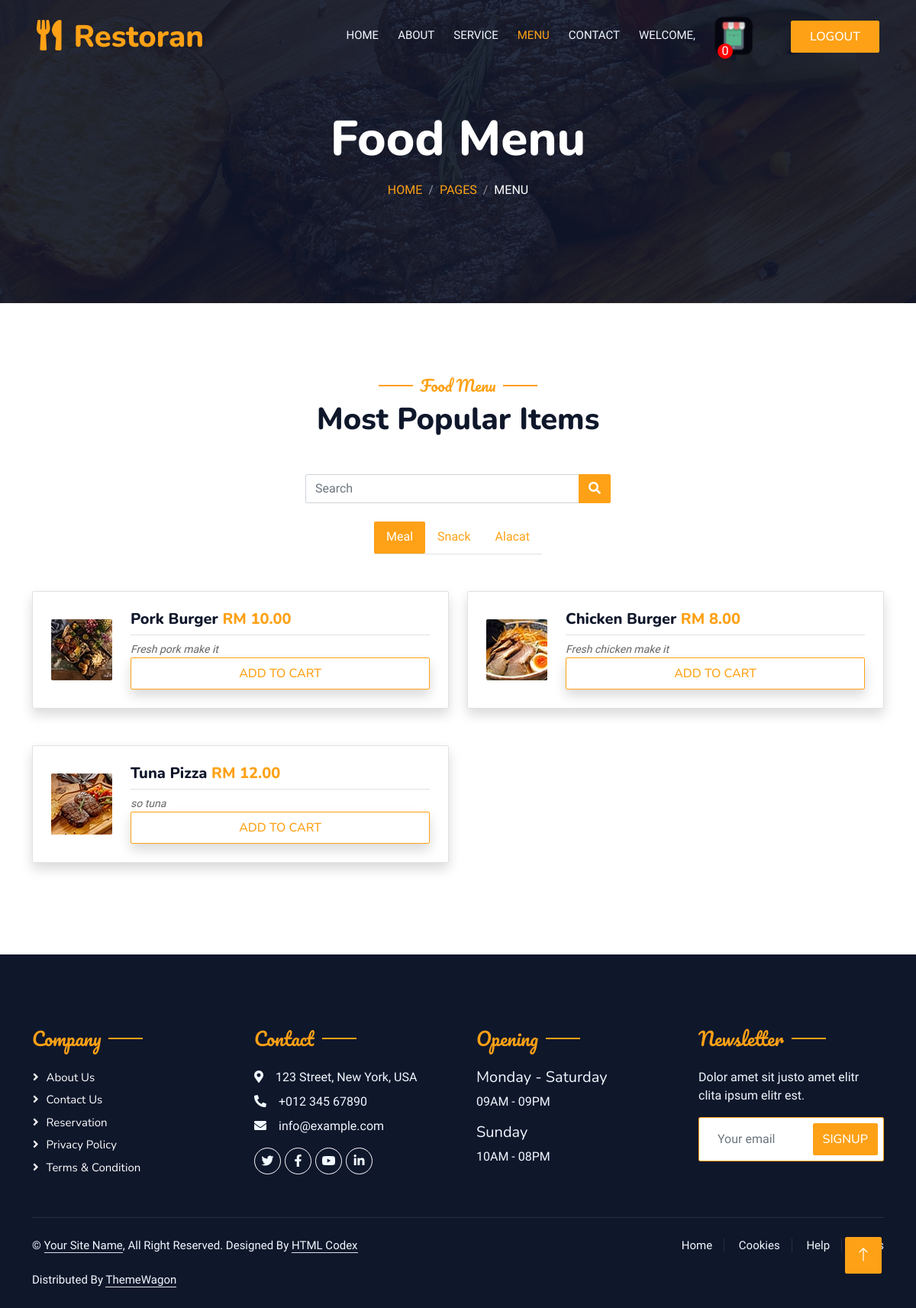
The page /log_menu.php on the database its author committed.
### tables this page shows
CREATE TABLE `category` (
  `cat_id` int(200) NOT NULL,
  `cat_name` varchar(200) NOT NULL,
  `cat_type` varchar(60) NOT NULL
);

CREATE TABLE `menu` (
  `food_id` int(11) NOT NULL,
  `food_img` varchar(255) NOT NULL,
  `food_name` varchar(100) NOT NULL,
  `food_price` double NOT NULL,
  `food_type` varchar(50) NOT NULL,
  `food_description` varchar(200) NOT NULL,
  `food_delete` int(10) NOT NULL DEFAULT 0
);

### log_menu.php (the view, shortened to what this page needs)
<?php include ("connection_sql.php") ?>
<!DOCTYPE html>
<html lang="en">
<head>
    <link href="https://cdnjs.cloudflare.com/ajax/libs/font-awesome/5.10.0/css/all.min.css" rel="stylesheet">
    <link href="https://cdn.jsdelivr.net/npm/bootstrap-icons@1.4.1/font/bootstrap-icons.css" rel="stylesheet">
    <link href="lib/animate/animate.min.css" rel="stylesheet">
    <link href="lib/owlcarousel/assets/owl.carousel.min.css" rel="stylesheet">
    <link href="lib/tempusdominus/css/tempusdominus-bootstrap-4.min.css" rel="stylesheet" />
    <link href="css/bootstrap.min.css" rel="stylesheet">
    <link href="css/style.css" rel="stylesheet">
    <link href="css/test.css" rel="stylesheet">
    <link href="css/popup.css" rel="stylesheet">
</head>
<?php
    $uid = isset($_GET['userID']) ? $_GET['userID'] : null;
    $sql = "SELECT COUNT(*) AS totalRows FROM cart WHERE cart.user_id = '$uid' and cart_food_delete = '1'";
    $result = mysqli_query($connect, $sql);
    if ($result)
    {
        $row = mysqli_fetch_assoc($result);
        $totalRows = $row['totalRows'];
    }
    $user = "SELECT * FROM users WHERE id = '$uid'";
    $user_result = mysqli_query($connect, $user);
    $row_user = mysqli_fetch_assoc($user_result);
?>
<body class="all">
    <div class="container-xxl bg-white p-0">
        <div class="container-xxl position-relative p-0">
            <nav class="navbar navbar-expand-lg navbar-dark bg-dark px-4 px-lg-5 py-3 py-lg-0">
                <a href="" class="navbar-brand p-0">
                    <h1 class="text-primary m-0"><i class="fa fa-utensils me-3"></i>Restoran</h1>
                </a>
                <div class="collapse navbar-collapse" id="navbarCollapse">
                    <div class="navbar-nav ms-auto py-0 pe-4">
                        <a href="log_index.php?userID=<?php echo $uid; ?>" class="nav-item nav-link">Home</a>
                        <a href="log_about.php?userID=<?php echo $uid; ?>" class="nav-item nav-link">About</a>
                        <a href="log_service.php?userID=<?php echo $uid; ?>" class="nav-item nav-link">Service</a>
                        <a href="log_menu.php?userID=<?php echo $uid; ?>" class="nav-item nav-link active">Menu</a>
                        <a href="log_contact.php?userID=<?php echo $uid; ?>" class="nav-item nav-link">Contact</a>
                        <a href="login/p_profile.php?userID=<?php echo $uid?>" class="nav-item nav-link ">WELCOME, <?php echo $row_user["name"]; ?></a>
                        <img class="carticon btn py-2 px-4" src="img/cart-icon h.png" alt=""><span
                            style="position: fixed; display: flex; width: 20px;  height: 20px; background-color: red; justify-content: center; align-items: center; color: white;border-radius: 50%; position: absolute; top: 60%; right: 240px; "><?php echo $totalRows ?></span>
                    </div>
                    <a href="index.html" class="btn btn-primary py-2 px-4"style="--bs-btn-padding-y: .25rem; --bs-btn-padding-x: .5rem; --bs-btn-font-size: .75rem;" id="checkoutBtn">LogOut</a>
                </div>
            </nav>
            <div class="container-xxl py-5 bg-dark hero-header mb-5">
                <div class="container text-center my-5 pt-5 pb-4">
                    <h1 class="display-3 text-white mb-3 animated slideInDown">Food Menu</h1>
                    <nav aria-label="breadcrumb">
                        <ol class="breadcrumb justify-content-center text-uppercase">
                            <li class="breadcrumb-item"><a href="#">Home</a></li>
                            <li class="breadcrumb-item"><a href="#">Pages</a></li>
                            <li class="breadcrumb-item text-white active" aria-current="page">Menu</li>
                        </ol>
                    </nav>
                </div>
            </div>
        </div>
        <div class="container-xxl py-5">
            <div class="container">
                <div class="text-center wow fadeInUp" data-wow-delay="0.1s">
                    <h5 class="section-title ff-secondary text-center text-primary fw-normal">Food Menu</h5>
                    <h1 class="mb-5">Most Popular Items</h1>
                </div>
                <form class="d-flex justify-content-center" style="max-width: 400px; margin: 0 auto;" method="post" action="log_search_food.php?userID=<?php echo $uid; ?>" >
                    <div class="input-group rounded">
                        <input type="search" class="form-control rounded" name="search_query" placeholder="Search" aria-label="Search" aria-describedby="search-addon" />
                        <button class="btn btn-primary" type="submit">
                            <i class="fas fa-search"></i>
                        </button>
                    </div>
                </form>
                <br>
                <div class="tab-class text-center wow fadeInUp" data-wow-delay="0.1s">
                    <?php
                        $sql = "SELECT * FROM category";
                        $result = mysqli_query($connect, $sql);
                        $resultcheck = mysqli_num_rows($result);
                        if ($resultcheck > 0) {
                    ?>
                        <ul class="nav nav-pills d-inline-flex justify-content-center border-bottom mb-5" id="myTabs">
                            <?php
                                while ($row = mysqli_fetch_assoc($result)) {
                            ?>
                                <li class="nav-item">
                                    <a class="nav-link" data-toggle="pill" href="#tab-<?php echo $row['cat_type'] ?>">
                                        <?php echo $row['cat_name'] ?>
                                    </a>
                                </li>
                            <?php
                                }
                            ?>
                        </ul>
                        <div class="tab-content">
                            <?php
                                mysqli_data_seek($result, 0);
                                while ($row = mysqli_fetch_assoc($result)) {
                            ?>
                                <div class="tab-pane fade" id="tab-<?php echo $row['cat_type'] ?>">
                                    <div class="row g-4">
                                        <?php
                                            $menuSql = ($row['cat_type'] == 'all') ? "SELECT * FROM menu" : "SELECT * FROM menu WHERE food_type = '{$row['cat_type']}'";
                                            $menuResult = mysqli_query($connect, $menuSql);
                                            while ($menuItem = mysqli_fetch_assoc($menuResult)) {
                                        ?>
                                            <div class="col-lg-6 mb-4">
                                                <div class="d-flex align-items-center p-4 border rounded shadow">
                                                    <img class="flex-shrink-0 img-fluid rounded" style="width: 80px;" src="./img/<?php echo $menuItem['food_img']; ?>">
                                                    <div class="w-100 d-flex flex-column text-start ps-4">
                                                        <h5 class="d-flex justify-content-between border-bottom pb-2">
                                                            <form action="" method="post">
                                                                <span><?php echo $menuItem['food_name']; ?></span>
                                                                <span class="text-primary">RM <?php echo number_format($menuItem['food_price'], 2); ?></span>
                                                            </h5>
                                                            <small class="fst-italic"><?php echo $menuItem['food_description']; ?></small>
                                                            <button type="button" class="btn btn-outline-primary shadow py-2 px-4" name="atc" onclick="pop(<?php echo $menuItem['food_id']; ?>)">Add to cart</button>
                                                    </div>
                                                </div>
                                            </div>
                                        <?php
                                            }
                                        ?>
                                    </div>
                                </div>
                            <?php
                                }
                            ?>
                        </div>
                    <?php
                        }
                    ?>
                </div>
            </div>
        </div>
        <div class="container-fluid bg-dark text-light footer pt-5 mt-5 wow fadeIn" data-wow-delay="0.1s">
            <div class="container py-5">
                <div class="row g-5">
                    <div class="col-lg-3 col-md-6">
                        <h4 class="section-title ff-secondary text-start text-primary fw-normal mb-4">Company</h4>
                        <a class="btn btn-link" href="">About Us</a>
                        <a class="btn btn-link" href="">Contact Us</a>
                        <a class="btn btn-link" href="">Reservation</a>
                        <a class="btn btn-link" href="">Privacy Policy</a>
                        <a class="btn btn-link" href="">Terms & Condition</a>
                    </div>
                    <div class="col-lg-3 col-md-6">
                        <h4 class="section-title ff-secondary text-start text-primary fw-normal mb-4">Contact</h4>
                        <p class="mb-2"><i class="fa fa-map-marker-alt me-3"></i>123 Street, New York, USA</p>
                        <p class="mb-2"><i class="fa fa-phone-alt me-3"></i>+012 345 67890</p>
                        <p class="mb-2"><i class="fa fa-envelope me-3"></i>info@example.com</p>
                        <div class="d-flex pt-2">
                            <a class="btn btn-outline-light btn-social" href=""><i class="fab fa-twitter"></i></a>
                            <a class="btn btn-outline-light btn-social" href=""><i class="fab fa-facebook-f"></i></a>
                            <a class="btn btn-outline-light btn-social" href=""><i class="fab fa-youtube"></i></a>
                            <a class="btn btn-outline-light btn-social" href=""><i class="fab fa-linkedin-in"></i></a>
                        </div>
                    </div>
                    <div class="col-lg-3 col-md-6">
                        <h4 class="section-title ff-secondary text-start text-primary fw-normal mb-4">Opening</h4>
                        <h5 class="text-light fw-normal">Monday - Saturday</h5>
                        <p>09AM - 09PM</p>
                        <h5 class="text-light fw-normal">Sunday</h5>
                        <p>10AM - 08PM</p>
                    </div>
                    <div class="col-lg-3 col-md-6">
                        <h4 class="section-title ff-secondary text-start text-primary fw-normal mb-4">Newsletter</h4>
                        <p>Dolor amet sit justo amet elitr clita ipsum elitr est.</p>
                        <div class="position-relative mx-auto" style="max-width: 400px;">
                            <input class="form-control border-primary w-100 py-3 ps-4 pe-5" type="text"
                                placeholder="Your email">
                            <button type="button"
                                class="btn btn-primary py-2 position-absolute top-0 end-0 mt-2 me-2">SignUp</button>
                        </div>
                    </div>
                </div>
            </div>
            <div class="container">
                <div class="copyright">
                    <div class="row">
                        <div class="col-md-6 text-center text-md-start mb-3 mb-md-0">
                            &copy; <a class="border-bottom" href="#">Your Site Name</a>, All Right Reserved.
                            Designed By <a class="border-bottom" href="https://htmlcodex.com">HTML Codex</a><br><br>
                            Distributed By <a class="border-bottom" href="https://themewagon.com"
                                target="_blank">ThemeWagon</a>
                        </div>
                        <div class="col-md-6 text-center text-md-end">
                            <div class="footer-menu">
                                <a href="">Home</a>
                                <a href="">Cookies</a>
                                <a href="">Help</a>
                                <a href="">FQAs</a>
                            </div>
                        </div>
                    </div>
                </div>
            </div>
        </div>
        <a href="#" class="btn btn-lg btn-primary btn-lg-square back-to-top"><i class="bi bi-arrow-up"></i></a>
    </div>
</body>
</html>

### css/style.css (style rules this page uses)
:root { --primary: #FEA116; --light: #F1F8FF; --dark: #0F172B; }
.ff-secondary { font-family: 'Pacifico', cursive; }
.back-to-top { position: fixed; display: none; right: 45px; bottom: 45px; z-index: 99; }
.btn { font-family: 'Nunito', sans-serif; font-weight: 500; text-transform: uppercase; transition: .5s; }
.btn.btn-primary, .btn.btn-secondary { color: #FFFFFF; }
.btn-lg-square { width: 48px; height: 48px; }
.btn-square, .btn-sm-square, .btn-lg-square { padding: 0; display: flex; align-items: center; justify-content: center; font-weight: normal; border-radius: 2px; }
.navbar-dark .navbar-nav .nav-link { position: relative; margin-left: 25px; padding: 35px 0; font-size: 15px; color: var(--light) !important; text-transform: uppercase; font-weight: 500; outline: none; transition: .5s; }
.navbar-dark .navbar-nav .nav-link:hover, .navbar-dark .navbar-nav .nav-link.active { color: var(--primary) !important; }
@media (min-width: 992px) { .navbar-dark { position: absolute; width: 100%; top: 0; left: 0; z-index: 999; background: transparent !important; } }
.hero-header { background: linear-gradient(rgba(15, 23, 43, .9), rgba(15, 23, 43, .9)), url(../img/bg-hero.jpg); background-position: center center; background-repeat: no-repeat; background-size: cover; }
.breadcrumb-item + .breadcrumb-item::before { color: rgba(255, 255, 255, .5); }
.section-title { position: relative; display: inline-block; }
.section-title::before { position: absolute; content: ""; width: 45px; height: 2px; top: 50%; left: -55px; margin-top: -1px; background: var(--primary); }
.section-title::after { position: absolute; content: ""; width: 45px; height: 2px; top: 50%; right: -55px; margin-top: -1px; background: var(--primary); }
.section-title.text-start::before, .section-title.text-end::after { display: none; }
.nav-pills .nav-item .active { border-bottom: 2px solid var(--primary); }
.footer .btn.btn-social { margin-right: 5px; width: 35px; height: 35px; display: flex; align-items: center; justify-content: center; color: var(--light); border: 1px solid #FFFFFF; border-radius: 35px; transition: .3s; }
.footer .btn.btn-link { display: block; margin-bottom: 5px; padding: 0; text-align: left; color: #FFFFFF; font-size: 15px; font-weight: normal; text-transform: capitalize; transition: .3s; }
.footer .btn.btn-link::before { position: relative; content: "\f105"; font-family: "Font Awesome 5 Free"; font-weight: 900; margin-right: 10px; }
.footer .copyright { padding: 25px 0; font-size: 15px; border-top: 1px solid rgba(256, 256, 256, .1); }
.footer .copyright a { color: var(--light); }
.footer .footer-menu a { margin-right: 15px; padding-right: 15px; border-right: 1px solid rgba(255, 255, 255, .1); }
.footer .footer-menu a:last-child { margin-right: 0; padding-right: 0; border-right: none; }

### rows shown on the page
category: cat_name "Meal"
category: cat_name "Snack"
category: cat_name "Alacat"
menu: food_img (picture), food_name "Pork Burger", food_price "10.00", food_description "Fresh pork make it"
menu: food_img (picture), food_name "Chicken Burger", food_price "8.00", food_description "Fresh chicken make it"
menu: shows a picture, food_name "Tuna Pizza", food_price "12.00", food_description "so tuna"

### other values the page prints
$totalRows "0"
